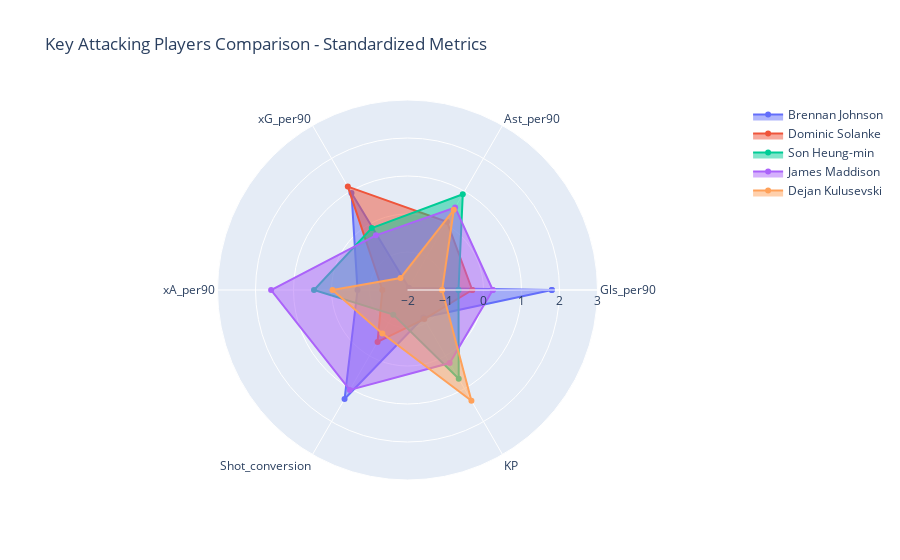

The notebook cell saved with this chart:
### Markdown cell above
# 3. Attacking Radar Chart for Key Players

### Code cell
key_attackers = attacking_players[attacking_players['90s'] >= 20].sort_values('Gls', ascending=False).head(5)

metrics = ['Gls_per90', 'Ast_per90', 'xG_per90', 'xA_per90', 'Shot_conversion', 'KP']

key_attackers[metrics] = key_attackers[metrics].apply(pd.to_numeric, errors='coerce')

key_attackers = key_attackers.dropna(subset=metrics)

scaler = StandardScaler()
key_attackers_scaled = pd.DataFrame(
    scaler.fit_transform(key_attackers[metrics]),
    columns=metrics,
    index=key_attackers['Player']
)

fig = go.Figure()

for player in key_attackers_scaled.index:
    values = key_attackers_scaled.loc[player].tolist()
    values.append(values[0])  

    fig.add_trace(go.Scatterpolar(
        r=values,
        theta=metrics + [metrics[0]],
        fill='toself',
        name=player
    ))

fig.update_layout(
    polar=dict(
        radialaxis=dict(
            visible=True,
            range=[-2, 3]  
        )
    ),
    title='Key Attacking Players Comparison - Standardized Metrics',
    showlegend=True
)

fig.show()

### Figure 1 — Plotly figure (JSON) as saved in the notebook; plotly's stock layout.template omitted (floating-point values rounded to 4 significant figures)
{"data": [{"fill": "toself", "name": "Brennan Johnson", "r": [1.798, -1.929, 0.9483, -0.6846, 1.313, -1.164, 1.798], "theta": ["Gls_per90", "Ast_per90", "xG_per90", "xA_per90", "Shot_conversion", "KP", "Gls_per90"], "type": "scatterpolar"}, {"fill": "toself", "name": "Dominic Solanke", "r": [-0.2964, 0.07557, 1.141, -1.339, -0.4232, -1.117, -0.2964], "theta": ["Gls_per90", "Ast_per90", "xG_per90", "xA_per90", "Shot_conversion", "KP", "Gls_per90"], "type": "scatterpolar"}, {"fill": "toself", "name": "Son Heung-min", "r": [-0.6576, 0.9096, -0.1174, 0.461, -1.251, 0.6968, -0.6576], "theta": ["Gls_per90", "Ast_per90", "xG_per90", "xA_per90", "Shot_conversion", "KP", "Gls_per90"], "type": "scatterpolar"}, {"fill": "toself", "name": "James Maddison", "r": [0.2444, 0.5073, -0.338, 1.589, 1.037, 0.2195, 0.2444], "theta": ["Gls_per90", "Ast_per90", "xG_per90", "xA_per90", "Shot_conversion", "KP", "Gls_per90"], "type": "scatterpolar"}, {"fill": "toself", "name": "Dejan Kulusevski", "r": [-1.089, 0.4361, -1.634, -0.02706, -0.6757, 1.365, -1.089], "theta": ["Gls_per90", "Ast_per90", "xG_per90", "xA_per90", "Shot_conversion", "KP", "Gls_per90"], "type": "scatterpolar"}], "layout": {"polar": {"radialaxis": {"range": [-2, 3], "visible": true}}, "showlegend": true, "title": {"text": "Key Attacking Players Comparison - Standardized Metrics"}}}
